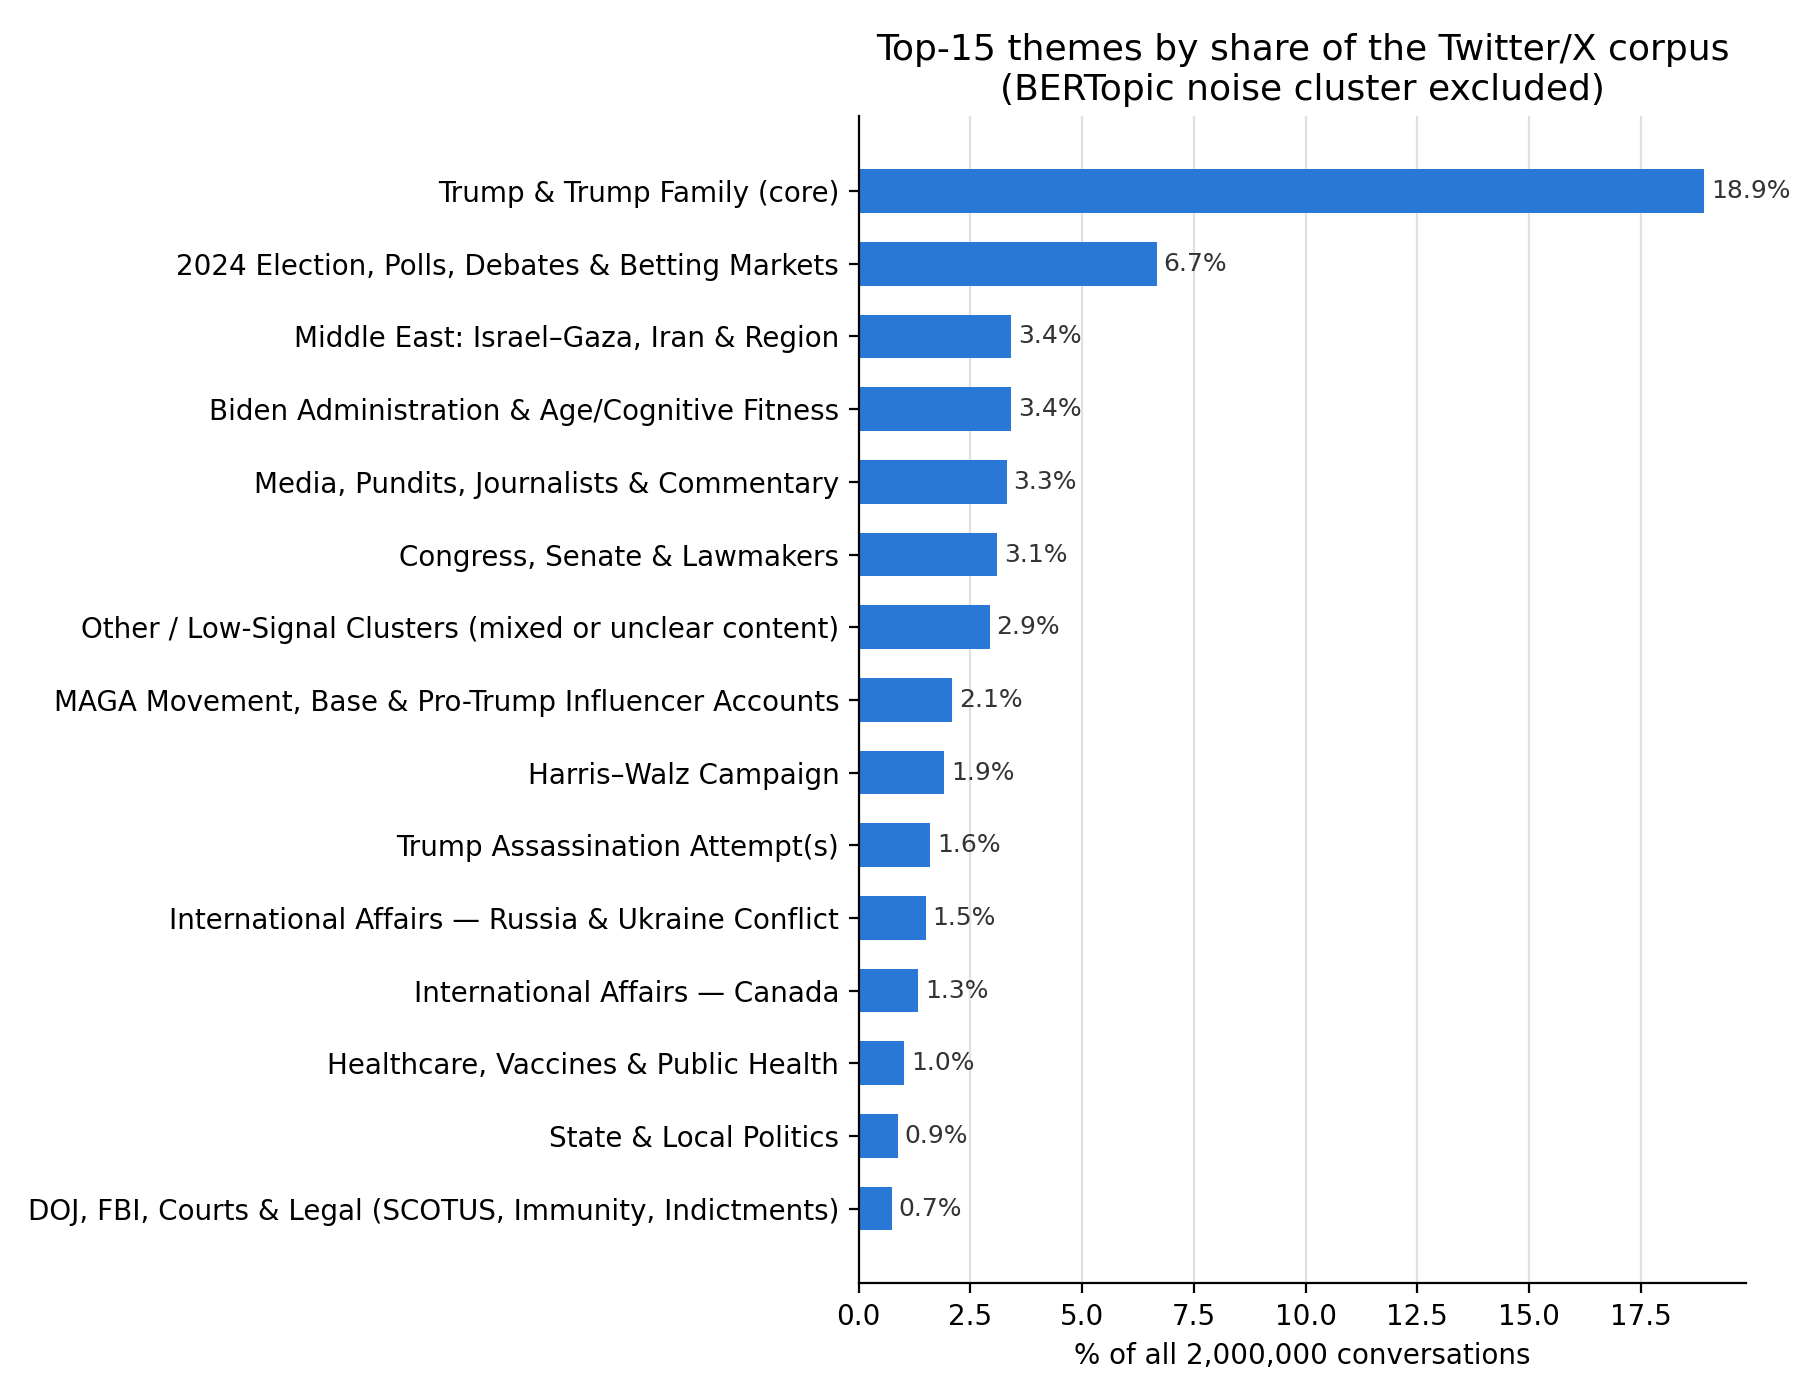

Source code (Python):
import pandas as pd
import matplotlib.pyplot as plt

DATA_DIR = "D://Applied Statistics//Нова папка//Data-and-Society-Project"  # change to the folder holding the CSVs
OUT_PNG = "chart_1_theme_distribution.png"

df = pd.read_csv(f"D:\Applied Statistics\Нова папка\Data-and-Society-Project\\twitter_x_build_comparison\\topic_info_fin_merged_themes.csv")

# Exclude the BERTopic noise cluster - it isn't a real theme, just unclustered content
df = df[~df["theme"].str.contains("Unclustered")]

total_all = pd.read_csv(f"D:\Applied Statistics\Нова папка\Data-and-Society-Project\\twitter_x_build_comparison\\topic_info_fin_merged_themes.csv")["conversation_count"].sum()

top15 = df.sort_values("conversation_count", ascending=False).head(15).copy()
top15["share_pct"] = 100 * top15["conversation_count"] / total_all
top15 = top15.sort_values("share_pct")  # ascending for horizontal barh (largest on top)

fig, ax = plt.subplots(figsize=(9, 7))
bars = ax.barh(top15["theme"], top15["share_pct"], color="#2a78d6", height=0.6)

for bar, pct in zip(bars, top15["share_pct"]):
    ax.text(bar.get_width() + 0.15, bar.get_y() + bar.get_height() / 2,
            f"{pct:.1f}%", va="center", fontsize=9, color="#333")

ax.set_xlabel("% of all 2,000,000 conversations")
ax.set_title("Top-15 themes by share of the Twitter/X corpus\n(BERTopic noise cluster excluded)", fontsize=13)
ax.spines[["top", "right"]].set_visible(False)
ax.xaxis.grid(True, color="#e1e0d9", linewidth=0.8)
ax.set_axisbelow(True)

plt.tight_layout()
plt.savefig(OUT_PNG, dpi=200)
print(f"Saved {OUT_PNG}")
